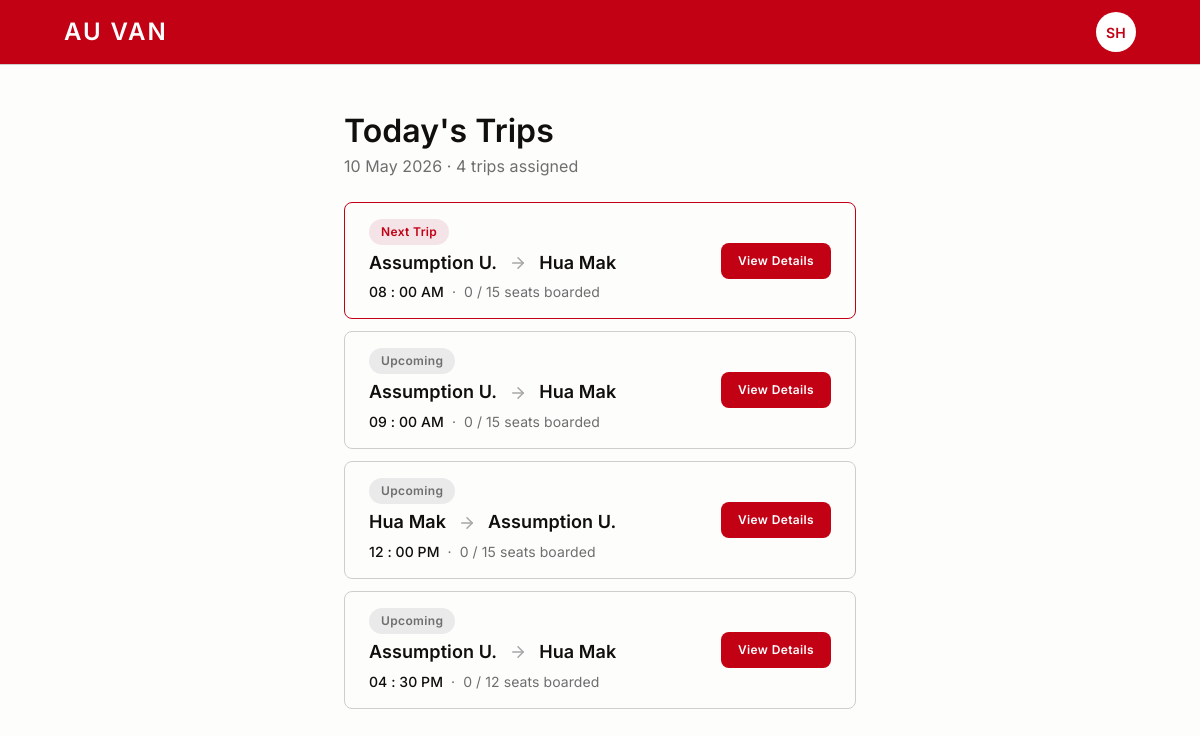
Screenshot of /driver-dashboard.php (signed in) with the database file from the repository.
### tables this page shows
CREATE TABLE trips (
    id          INT UNSIGNED NOT NULL AUTO_INCREMENT,
    route_id    INT UNSIGNED NOT NULL,
    van_id      INT UNSIGNED NOT NULL,
    driver_id   INT UNSIGNED NULL,                 
    trip_date   DATE         NOT NULL,
    depart_time TIME         NOT NULL,
    created_at  TIMESTAMP    NOT NULL DEFAULT CURRENT_TIMESTAMP,
    PRIMARY KEY (id),
    KEY idx_trips_when   (trip_date, depart_time), 
    KEY idx_trips_driver (driver_id),
    CONSTRAINT fk_trips_route  FOREIGN KEY (route_id)  REFERENCES routes (id) ON DELETE RESTRICT,
    CONSTRAINT fk_trips_van    FOREIGN KEY (van_id)    REFERENCES vans   (id) ON DELETE RESTRICT,
    CONSTRAINT fk_trips_driver FOREIGN KEY (driver_id) REFERENCES users  (id) ON DELETE SET NULL
);

CREATE TABLE vans (
    id    INT UNSIGNED     NOT NULL AUTO_INCREMENT,
    plate VARCHAR(20)      NOT NULL,
    seats TINYINT UNSIGNED NOT NULL,
    PRIMARY KEY (id)
);

### includes/today.php (called while the page is built)
<?php
function today_iso(): string
{
    return '2026-05-10';
}
function today_label(): string
{
    return '10 May 2026';
}

### includes/driver-today.php (called while the page is built, shortened)
<?php
require_once __DIR__ . '/db.php';
require_once __DIR__ . '/today.php';
function get_todays_trips(): array
{
    $driverId = $_SESSION['user_id'] ?? null;
    $todayDate = today_iso();
    $stmt = db()->prepare("
        SELECT
            t.id,
            t.route_id,
            DATE_FORMAT(t.depart_time, '%h : %i %p') AS time,
            v.seats AS capacity,
            (SELECT COALESCE(SUM(b.seats), 0)
               FROM bookings b
              WHERE b.trip_id = t.id AND b.board_status = 'boarded') AS boarded
        FROM trips t
        JOIN vans v ON v.id = t.van_id
        WHERE t.driver_id = ? AND t.trip_date = ?
        ORDER BY t.depart_time
    ");
    $stmt->bind_param('is', $driverId, $todayDate);
    $stmt->execute();
    $result = $stmt->get_result();
    $trips = [];
    while ($row = $result->fetch_assoc()) {
        $trips[] = [
            'id'       => (int) $row['id'],
            'route_id' => (int) $row['route_id'],
            'time'     => $row['time'],
            'capacity' => (int) $row['capacity'],
            'boarded'  => (int) $row['boarded'],
            'status'   => 'upcoming',
        ];
    }
    if (!empty($trips)) {
        $trips[0]['status'] = 'next';
    }
    return $trips;
}

### includes/db.php (called while the page is built, shortened)
<?php
function db(): mysqli
{
    static $conn = null;
    if ($conn instanceof mysqli) {
        return $conn;
    }
    $conn = new mysqli(DB_HOST, DB_USER, DB_PASS, DB_NAME, DB_PORT);
    $conn->set_charset('utf8mb4');
    return $conn;
}

### includes/routes.php (called while the page is built, shortened)
<?php
require_once __DIR__ . '/db.php';
function get_routes(): array
{
    static $routes = null;
    if ($routes !== null) {
        return $routes;
    }
    $sql = "
        SELECT
            r.id,
            r.name,
            r.fare,
            (SELECT s.name FROM route_stops rs JOIN stops s ON s.id = rs.stop_id
               WHERE rs.route_id = r.id ORDER BY rs.seq ASC  LIMIT 1) AS `from`,
            (SELECT s.name FROM route_stops rs JOIN stops s ON s.id = rs.stop_id
               WHERE rs.route_id = r.id ORDER BY rs.seq DESC LIMIT 1) AS `to`
        FROM routes r
        ORDER BY r.id
    ";
    $routes = [];
    $result = db()->query($sql);
    while ($row = $result->fetch_assoc()) {
        $routes[(int) $row['id']] = [
            'name' => $row['name'],
            'from' => $row['from'],
            'to'   => $row['to'],
            'fare' => (int) $row['fare'],
        ];
    }
    return $routes;
}
function find_route(int $id): ?array
{
    return get_routes()[$id] ?? null;
}

### public/driver-dashboard.php (the view, shortened to what this page needs)
<?php
  require_once '../includes/routes.php';
  require_once '../includes/driver-today.php';
  $trips = get_todays_trips();
  $count = count($trips);
  $date  = today_label();
  function trip_status_label(string $status): string
  {
      return $status === 'next' ? 'Next Trip' : 'Upcoming';
  }
  include '../includes/header.php';
?>
  <main class="page">
    <div class="container container-mid">
      <div class="today">
        <div class="today-head">
          <h2>Today's Trips</h2>
          <p class="today-sub"><?= htmlspecialchars($date) ?> &middot; <?= (int) $count ?> <?= $count === 1 ? 'trip' : 'trips' ?> assigned</p>
        </div>
        <ul class="today-list">
          <?php foreach ($trips as $t):
            $route  = find_route($t['route_id']);
            $from   = $route['from'] ?? '';
            $to     = $route['to']   ?? '';
            $isNext = $t['status'] === 'next';
          ?>
            <li class="today-card <?= $isNext ? 'is-next' : '' ?>">
              <div class="today-info">
                <span class="today-status <?= $isNext ? 'is-next' : '' ?>"><?= trip_status_label($t['status']) ?></span>
                <div class="today-route">
                  <span class="today-place"><?= htmlspecialchars($from) ?></span>
                  <span class="today-arrow" aria-hidden="true">
                    <svg viewBox="0 0 24 24" fill="none" stroke="currentColor"
                         stroke-width="2" stroke-linecap="round" stroke-linejoin="round"
                         focusable="false">
                      <line x1="5" y1="12" x2="19" y2="12"></line>
                      <polyline points="12 5 19 12 12 19"></polyline>
                    </svg>
                  </span>
                  <span class="today-place"><?= htmlspecialchars($to) ?></span>
                </div>
                <p class="today-meta">
                  <span class="today-time"><?= htmlspecialchars($t['time']) ?></span>
                  <span class="today-sep" aria-hidden="true">&middot;</span>
                  <span class="today-seats"><?= (int) $t['boarded'] ?> / <?= (int) $t['capacity'] ?> seats boarded</span>
                </p>
              </div>
              <a class="btn btn-primary btn-sm" href="driver-trip.php?trip=<?= (int) $t['id'] ?>">View Details</a>
            </li>
          <?php endforeach; ?>
        </ul>
      </div>
    </div>
  </main>
<?php include '../includes/footer.php'; ?>

### public/css/style.css (style rules this page uses)
*, *::before, *::after { box-sizing: border-box; }
body, h1, h2, h3, h4, p, figure { margin: 0; }
ul { margin: 0; padding: 0; list-style: none; }
img, svg { display: block; max-width: 100%; }
:root { --brand-primary: #c20114; --brand-primary-dark: #9c0110; --brand-tint: #f4e4e8; --yellow: #facc15; --yellow-bg: #fef9c3; --green: #16a34a; --green-bg: #dcfce7; --surface: #fdfdfc; --surface-alt: #eaeaea; --text-primary: #100f0d; --text-secondary: #6e6e6e; --text-muted: #a6a6a6; --border: #cecece; --on-primary: #ffffff; --text-xs: 12px; --text-sm: 14px; --text-base: 16px; --text-lg: 18px; --text-xl: 24px; --text-2xl: 32px; --text-3xl: 48px; --leading-tight: 1.15; --leading-normal: 1.5; --weight-regular: 400; --weight-medium: 500; --weight-semibold: 600; --space-1: 4px; --space-2: 8px; --space-3: 12px; --space-4: 16px; --space-5: 24px; --space-6: 32px; --space-7: 48px; --space-8: 64px; --control-h: 44px; --control-h-sm: 36px; --control-pad-x: var(--space-5); --btn-min-w: 140px; --w-narrow: 420px; --w-mid: 560px; --w-content: 720px; --w-wide: 1120px; --navbar-h: 64px; --avatar-size: 40px; --radius: 8px; --radius-pill: 999px; --border-w: 1px; --font-body: 'Inter', 'Noto Sans Thai', sans-serif; }
body { background: var(--surface); color: var(--text-primary); font-family: var(--font-body); font-size: var(--text-base); line-height: var(--leading-normal); letter-spacing: 0.005em; }
h2 { font-size: var(--text-2xl); font-weight: var(--weight-semibold); line-height: var(--leading-tight); }
a { color: var(--brand-primary); }
.page { padding-top: var(--space-7); padding-bottom: var(--space-7); }
.container { width: 100%; max-width: var(--w-content); margin-left: auto; margin-right: auto; padding-left: var(--space-5); padding-right: var(--space-5); }
.container-mid { max-width: var(--w-mid); }
.btn { display: inline-flex; align-items: center; justify-content: center; height: var(--control-h); min-width: var(--btn-min-w); padding: 0 var(--control-pad-x); border: var(--border-w) solid transparent; border-radius: var(--radius); font-size: var(--text-sm); font-weight: var(--weight-semibold); letter-spacing: 0.03em; text-decoration: none; cursor: pointer; transition: background-color 0.15s ease, color 0.15s ease; }
.btn-primary { background: var(--brand-primary); color: var(--on-primary); }
.btn-sm { height: var(--control-h-sm); min-width: 0; padding: 0 var(--space-4); font-size: var(--text-xs); }
.today { display: grid; row-gap: var(--space-5); }
.today-head { display: grid; row-gap: var(--space-1); }
.today-sub { color: var(--text-secondary); }
.today-list { display: grid; row-gap: var(--space-3); }
.today-card { display: flex; align-items: center; justify-content: space-between; gap: var(--space-5); padding: var(--space-4) var(--space-5); border: var(--border-w) solid var(--border); border-radius: var(--radius); background: var(--surface); }
.today-card.is-next { border-color: var(--brand-primary); }
.today-info { display: grid; row-gap: var(--space-2); }
.today-status { justify-self: start; padding: var(--space-1) var(--space-3); border-radius: var(--radius-pill); font-size: var(--text-xs); font-weight: var(--weight-semibold); letter-spacing: 0.03em; background: var(--surface-alt); color: var(--text-secondary); }
.today-status.is-next { background: var(--brand-tint); color: var(--brand-primary); }
.today-route { display: flex; align-items: center; gap: var(--space-3); }
.today-place { font-size: var(--text-lg); font-weight: var(--weight-semibold); line-height: var(--leading-tight); }
.today-arrow { display: flex; color: var(--text-muted); }
.today-arrow svg { width: 18px; height: 18px; }
.today-meta { display: flex; align-items: baseline; gap: var(--space-2); font-size: var(--text-sm); color: var(--text-secondary); }
.today-time { font-weight: var(--weight-medium); color: var(--text-primary); }
.today-card .btn { flex-shrink: 0; }

### rows the page displays
trips: status "Next Trip", from "Assumption U.", to "Hua Mak", time "08 : 00 AM", boarded "0", van.seats "15"
trips: status "Upcoming", from "Assumption U.", to "Hua Mak", time "09 : 00 AM", boarded "0", van.seats "15"
trips: status "Upcoming", from "Hua Mak", to "Assumption U.", time "12 : 00 PM", boarded "0", van.seats "15"
trips: status "Upcoming", from "Assumption U.", to "Hua Mak", time "04 : 30 PM", boarded "0", van.seats "12"

### other values shown
$initials "SH"
$date "10 May 2026"
$count "4"
